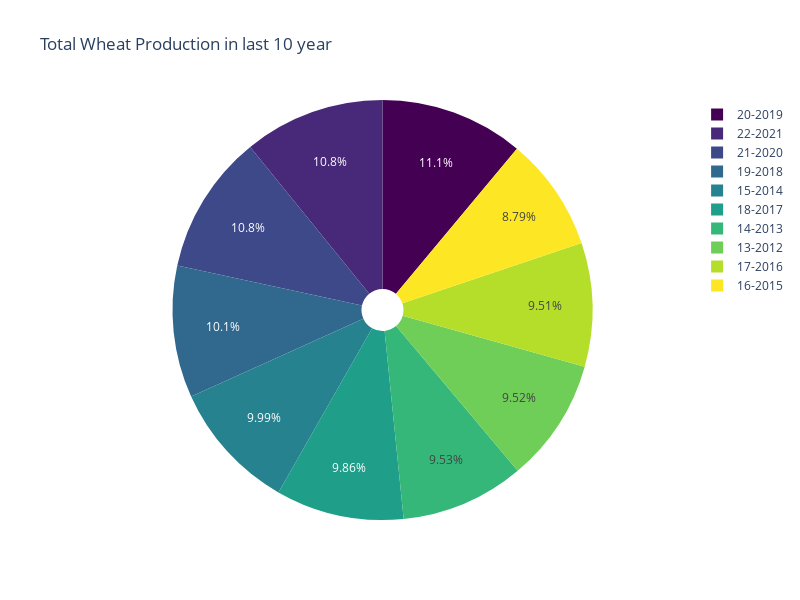

Notebook source saved alongside this figure:
### Code cell
fig = px.pie(wheat_production, names='YEAR', values='Wheat_PROD.',
             title='Total Wheat Production in last 10 year ',
             labels={'Year': 'YEAR', 'Wheatt Production': 'Wheat_PROD.'},
             color='YEAR', color_discrete_sequence=px.colors.sequential.Viridis,
             hole=0.1
             )
fig.update_layout(height=600,width=800)
fig.show()

### Figure 1 — Plotly figure (JSON) as saved in the notebook; plotly's stock layout.template omitted (floating-point values rounded to 4 significant figures)
{"data": [{"customdata": [["20-2019"], ["22-2021"], ["21-2020"], ["19-2018"], ["15-2014"], ["18-2017"], ["14-2013"], ["13-2012"], ["17-2016"], ["16-2015"]], "domain": {"x": [0, 1], "y": [0, 1]}, "hole": 0.1, "hovertemplate": "YEAR=%{customdata[0]}<br>Wheat_PROD.=%{value}<extra></extra>", "labels": ["20-2019", "22-2021", "21-2020", "19-2018", "15-2014", "18-2017", "14-2013", "13-2012", "17-2016", "16-2015"], "legendgroup": "", "marker": {"colors": ["#440154", "#482878", "#3e4989", "#31688e", "#26828e", "#1f9e89", "#35b779", "#6ece58", "#b5de2b", "#fde725"]}, "name": "", "showlegend": true, "type": "pie", "values": [2185289, 2144568, 2127276, 2005665, 1975625, 1949001, 1883147, 1882220, 1879191, 1736849]}], "layout": {"height": 600, "legend": {"tracegroupgap": 0}, "piecolorway": ["#440154", "#482878", "#3e4989", "#31688e", "#26828e", "#1f9e89", "#35b779", "#6ece58", "#b5de2b", "#fde725"], "title": {"text": "Total Wheat Production in last 10 year "}, "width": 800}}
